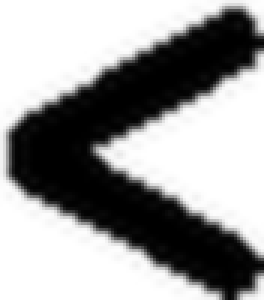
#> input picture symbols/1.png, 88 x 100 px (shown 3 times larger)
$ python -i ocr_convert.py   (imports and definitions only)
#> lines starting #> are read from the running program, lines starting #| are printed output that depends on the picture; after the words box and inside, x2 and y2 are one past the last pixel; in counts of white or black regions, pixels touching at a corner belong together
import cv2
import easyocr
import numpy as np
import os
import glob

# 1. Initialize EasyOCR globally
# [6 lines not run here, left out]

# [105 lines left out: functions load_templates, easy_ocr, detect_single, not called in this run]

def detect_digits_custom_pipeline(image_path):
	"""
	Implements the custom pipeline: Find small boxes, crop with padding,
	upscale, OCR in isolation, and return raw characters with
	original (unscaled) coordinates.
	"""
#> called with image_path = 'symbols/1.png'

	# 2. Load original image
	img = cv2.imread(image_path)
#> img is the input picture: shape (100, 88, 3); min 0, max 255, mean 154.5
	if img is None:
		raise FileNotFoundError(f"Could not load image: {image_path}")

	# 3. Standard OpenCV preprocessing to find characters
	gray = cv2.cvtColor(img, cv2.COLOR_BGR2GRAY)
	# Binary inverse thresholding (makes digits white on black)
	# Using 180 threshold to keep it clean and robust for dark/light images
	_, thresh = cv2.threshold(gray, 180, 255, cv2.THRESH_BINARY_INV)
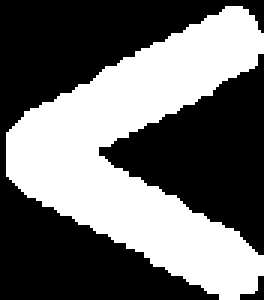
#> thresh: shape (100, 88) (shown 3 times larger); 42.4% white; 1 white region, box (x1, y1, x2, y2) and area: (2, 2, 88, 100) 3731

	# Optional: Noise removal (useful if image quality varies)
	kernel = cv2.getStructuringElement(cv2.MORPH_RECT, (2, 2))
	thresh = cv2.morphologyEx(thresh, cv2.MORPH_OPEN, kernel, iterations=1)
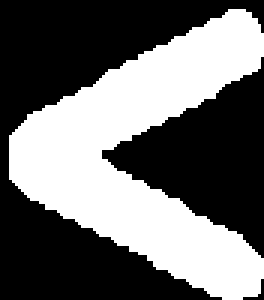
#> thresh: shape (100, 88) (shown 3 times larger); 42.2% white; 1 white region

	# 4. Find contours
	contours, _ = cv2.findContours(thresh, cv2.RETR_EXTERNAL, cv2.CHAIN_APPROX_SIMPLE)
#> contours = 1 contour; box (x1, y1, x2, y2) and area: (3, 3, 88, 100) 3546

	# --- CONFIGURATION (BEFORE UPSCALE) ---
	MAX_CHAR_HEIGHT = 30
	MIN_CHAR_HEIGHT = 20
	MAX_CHAR_WIDTH = 30
	# Custom pipeline upscaling config
	ISOLATION_PADDING = 10
	ISOLATION_TARGET_HEIGHT = 150
	# --------------------------------------

	detected_characters = []

	# 5. Filter contours and process in isolation
	for contour in contours:
		x, y, w, h = cv2.boundingRect(contour)
#> x = 3; y = 3; w = 85; h = 97

		# Apply your filters (ignore noises or full lines)
		if h <= MAX_CHAR_HEIGHT and w <= MAX_CHAR_WIDTH and h > MIN_CHAR_HEIGHT and w > 2:

			# --- CUSTOM PIPELINE: Begin Isolation ---

			# A. Crop to border with minimal 1px safety margin
			y_start = max(0, y-1)
			y_end = min(thresh.shape[0], y+h+1)
			x_start = max(0, x-1)
			x_end = min(thresh.shape[1], x+w+1)

			_, img_bw = cv2.threshold(gray, 180, 255, cv2.THRESH_BINARY | cv2.THRESH_OTSU) #convert to black number on white background
			char_crop = img_bw[y_start:y_end, x_start:x_end]

			cv2.imwrite(f"temp/temp_char.png",char_crop) ### uncomment to debug
			# cv2.imwrite(f"temp/temp_char_{y_start}_{x_start}.png",char_crop) ### uncomment to debug


			# Run OCR on ONLY this isolated, upscaled digit
			digit_results = detect_single(f"temp/temp_char.png")
			# digit_results = detect_single(f"temp/temp_char_{y_start}_{x_start}.png") ### uncomment to debug

			# Store results using ORIGINAL (Pre-upscale) coordinates
			if digit_results:
				raw_text = "".join(digit_results).strip()
				if raw_text:
					detected_characters.append({
						'x_start': x,
						'x_end': x + w,
						'y_mid': y + (h // 2),
						# Use the literal text recognized in isolation
						'text': raw_text[:]
					})

			# --- End Custom Pipeline ---
	return detected_characters

# [77 lines left out: function convert, not called in this run]

# Example run
# [13 lines not run here, left out]

>>> result = detect_digits_custom_pipeline('symbols/1.png')
